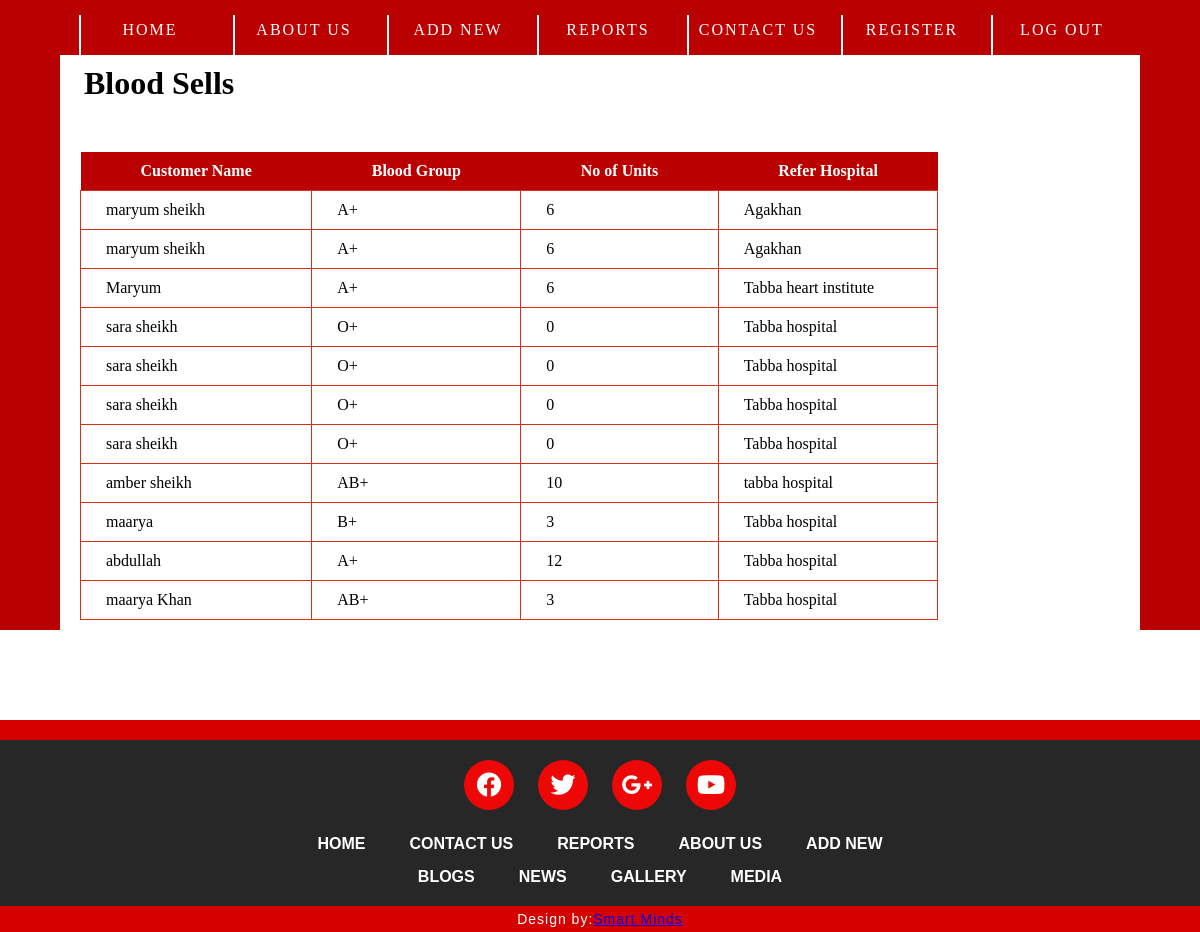
Screenshot of /bloodsells.php with the database file from the repository.
### tables this page shows
CREATE TABLE `createbloodsells` (
  `bloodSellId` int(11) NOT NULL,
  `bloodGroup` varchar(3) NOT NULL,
  `noOfUnits` int(2) NOT NULL,
  `customerName` varchar(25) NOT NULL,
  `contactNumber` int(11) NOT NULL,
  `hospital` varchar(25) NOT NULL,
  `address` varchar(40) NOT NULL
);

### bloodsells.php (the view, shortened to what this page needs)
<!doctype html>
<html>
<head>
<link rel="stylesheet" href="https://use.fontawesome.com/releases/v5.8.1/css/all.css">
</head>
<body>
<form method="post" action="bloodsells.php">
<div class="nav">
		<ul class="mainmenu">
			<li><a href="#">HOME</a></li>
			<li><a href="aboutus.html">ABOUT US</a></li>
			<li><a href="#">ADD NEW</a>
			<li><a href="#">reports</a>
			<li><a href="contact us edited.html">contact us</a></li>
			<li><a href="#">register</a>
			<li><a href="#">log out</a></li>
		</ul>
	</div>
<div class="box"></div>
	<div class="box2"></div>
<h1 style="margin-top:10px;">&nbsp;&nbsp;&nbsp;Blood Sells</h1>
<table>
<tr>
    <th>Customer Name</th>
    <th>Blood Group</th>
    <th>No of Units</th>
    <th>Refer Hospital</th>
</tr>
<?php
$conn = mysqli_connect("127.0.0.1", "root", "", "bdms");
  $sql = "SELECT bloodSellId,bloodGroup,noOfUnits,customerName,contactNumber,hospital,address FROM createbloodsells";
  $result = $conn->query($sql);
  if ($result->num_rows > 0)
{
   while($row = $result->fetch_assoc())
   {
    echo "<tr><td>" . $row["customerName"]. "</td><td>" . $row["bloodGroup"] . "</td><td>". $row["noOfUnits"]. "</td><td>" . $row["hospital"] . "</td></tr>";
   }
      echo "</table>";
}
else
{
    echo "0 results";
}
?>
</form>
<div class="footer-top"></div>
  <section id="footer">
  <div class=" footer-main-div">
	<div class="footer-social-icons">
	<ul>
		<li><a href="#" target="blank"><i class="fab fa-facebook"></i></a></li>
		<li><a href="#" target="blank"><i class="fab fa-twitter"></i></a></li>
		<li><a href="#" target="blank"><i class="fab fa-google-plus-g"></i></a></li>
		<li><a href="#" target="blank"><i class="fab fa-youtube"></i></a></li>
	</ul>
</div>
<div class="footer-menu-one">
	<ul>
		<li><a href="#">HOME</a></li>
		<li><a href="#">CONTACT US</a></li>
		<li><a href="#">REPORTS</a></li>
		<li><a href="#">ABOUT US</a></li>
		<li><a href="#">ADD NEW</a></li>
	</ul>
</div>
<div class="footer-menu-two">
	<ul>
		<li><a href="#">BLOGS</a></li>
		<li><a href="#">NEWS</a></li>
		<li><a href="#">GALLERY</a></li>
		<li><a href="#">MEDIA</a></li>
	</ul>
</div>
</div>
<div class="footer-bottom">
	<p>Design by:<a href="#">Smart Minds</a></p>
</div>
</section>
</body>
</html>

### bloodsells.php (style rules this page uses)
table { border-collapse:collapse; margin-top: 50px; margin-bottom: 100px; margin-right: 150px; margin-left: 80px; }
table th { text-align:left; background-color:#ba0000; color:#ffffff; padding: 10px 60px; }
table td { border:1px solid #d62f15; padding: 10px 25px; }
.box { top: 10%; left:30%; float: left; background:#ba0000; width: 60px; height:575px; padding: 0px; }
.box2 { top: 10%; left:90%; float: right; background:#ba0000; width: 60px; height:575px; padding: 0px; }
body { background: white; overflow: scroll; }
* { padding: 0px; margin: 0px; box-sizing: border-box; }
.nav { background: #ba0000; padding: 10px,0px; text-align: center; list-style: none; }
.mainmenu >li { display: inline-block; padding: 10px,0px; margin-left: 10px; margin-top: 15px; border-left: 2px solid white; border-left-width: 2px; width:140px; height: 40px; text-align: center; letter-spacing: 2px; font-family: "Georgia"; font-size: 16px; color: black; text-transform: uppercase; transition: 4s; font-weight: 800px; line-height: 30px; }
.mainmenu >li >a { text-decoration: none; color:white; }
* { margin: 0px; padding: 0px; box-sizing: border-box; }
.footer-main-div { width: 100%; height: auto; margin: auto; background: #272727; padding: 20px 0px; }
.footer-social-icons { width: 100%; height: auto; margin: auto; }
.footer-social-icons ul { margin: 0px; padding: 0px; text-align: center; }
.footer-social-icons ul li { display: inline-block; width:50px; height: 50px; margin: 0 10px; border-radius: 100%; background: #ED0707; }
.footer-social-icons ul li a { color: #fff; }
.footer-social-icons ul li a { color: #fff; font-size: 25px; }
.footer-social-icons ul li a i { line-height: 50px; }
.footer-menu-one { width: 100%; height: auto; margin:auto; margin-top: 25px; }
.footer-menu-one ul { margin: 0px; padding: 0px; text-align: center; }
.footer-menu-one ul li { display: inline-block; margin: 0px 20px; }
.footer-menu-one ul li a { font-family: arial; font-size: 16px; font-weight: 600; color: #fff; padding-top: 5px; }
.footer-menu-two { width: 100%; height: auto; margin:auto; margin-top: 15px; }
.footer-menu-two ul { margin: 0px; padding: 0px; text-align: center; }
.footer-menu-two ul li { display: inline-block; margin: 0px 20px; }
.footer-menu-two ul li a { font-family: arial; font-size: 16px; font-weight: 600; color: #fff; padding-top: 5px; }
.footer-bottom { width: 100%; height: auto; margin:auto; background: #D50101; padding: 5px; }
.footer-top { width: 100%; height: 20px; margin:auto; background: #D50101; padding: 5px; }
.footer-bottom p { font-family: arial; font-size: 14px; text-align: center; color: #fff; font-weight: 600px; letter-spacing: 1px; }
.footer-menu-one ul li a { text-decoration: none; }
.footer-menu-two ul li a { text-decoration: none; }

### rows the page displays
createbloodsells: customerName "maryum sheikh", bloodGroup "A+", noOfUnits "6", hospital "Agakhan"
createbloodsells: customerName "maryum sheikh", bloodGroup "A+", noOfUnits "6", hospital "Agakhan"
createbloodsells: customerName "Maryum", bloodGroup "A+", noOfUnits "6", hospital "Tabba heart institute"
createbloodsells: customerName "sara sheikh", bloodGroup "O+", noOfUnits "0", hospital "Tabba hospital"
createbloodsells: customerName "sara sheikh", bloodGroup "O+", noOfUnits "0", hospital "Tabba hospital"
createbloodsells: customerName "sara sheikh", bloodGroup "O+", noOfUnits "0", hospital "Tabba hospital"
createbloodsells: customerName "sara sheikh", bloodGroup "O+", noOfUnits "0", hospital "Tabba hospital"
createbloodsells: customerName "amber sheikh", bloodGroup "AB+", noOfUnits "10", hospital "tabba hospital"
createbloodsells: customerName "maarya", bloodGroup "B+", noOfUnits "3", hospital "Tabba hospital"
createbloodsells: customerName "abdullah", bloodGroup "A+", noOfUnits "12", hospital "Tabba hospital"
createbloodsells: customerName "maarya Khan", bloodGroup "AB+", noOfUnits "3", hospital "Tabba hospital"
